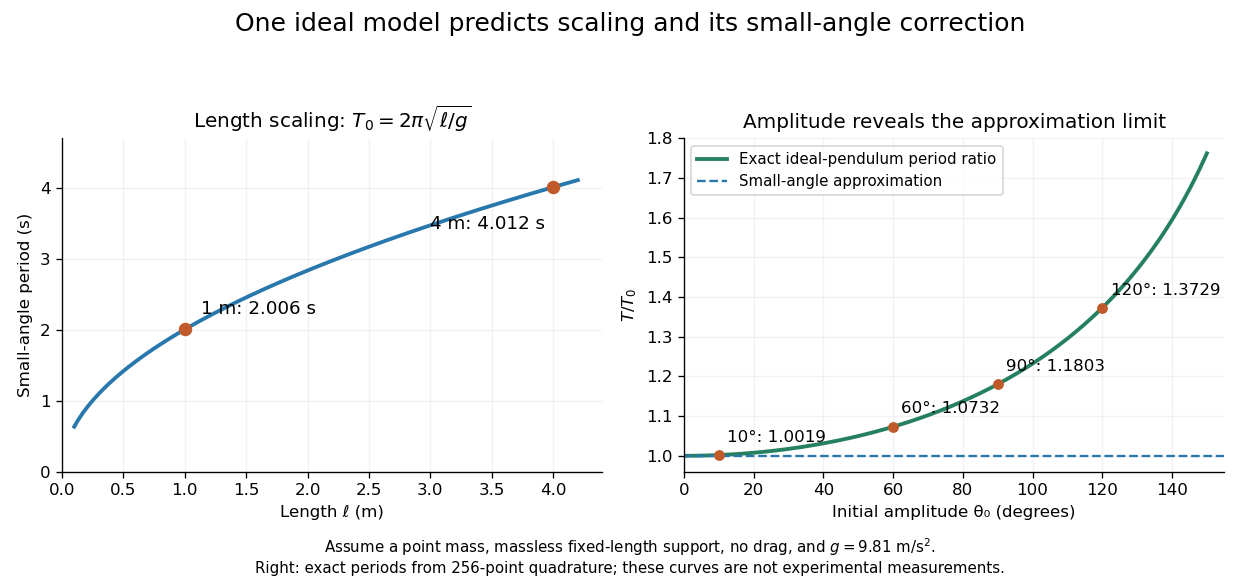

Recreate this plot in Python.
"""Generate pendulum-period-scaling.png in cwd.

Tested with Python 3.14.4, numpy 2.3.5, matplotlib 3.10.7.
Small-angle periods are analytic. Finite-amplitude periods use Gaussian
quadrature of the exact ideal-pendulum elliptic integral, not simulated data.
"""

from pathlib import Path
import matplotlib
matplotlib.use('Agg')
import matplotlib.pyplot as plt
import numpy as np


def period_ratio(theta):
    nodes,weights=np.polynomial.legendre.leggauss(256)
    phi=(nodes+1)*np.pi/4
    k=np.sin(np.asarray(theta)[...,None]/2)
    integral=np.sum(weights*(np.pi/4)/np.sqrt(1-k*k*np.sin(phi)**2),axis=-1)
    return 2*integral/np.pi


def main():
    g=9.81
    length=np.linspace(.1,4.2,400)
    degrees=np.linspace(0,150,400)
    ratio=period_ratio(np.deg2rad(degrees))
    assert np.isclose(period_ratio(0),1,atol=1e-14)
    assert np.isclose(period_ratio(np.pi/2),1.1803405990160962,atol=1e-12)
    fig,axes=plt.subplots(1,2,figsize=(10.5,4.9),dpi=120,facecolor='white')
    axes[0].plot(length,2*np.pi*np.sqrt(length/g),color='#2878ad',lw=2.3)
    for ell in (1,4):
        t=2*np.pi*np.sqrt(ell/g)
        axes[0].scatter(ell,t,c='#c05a2a',s=50,zorder=4)
        axes[0].annotate(f'{ell} m: {t:.3f} s',(ell,t),xytext=(-5,-25) if ell==4 else (10,9),
                         textcoords='offset points',ha='right' if ell==4 else 'left',fontsize=11)
    axes[0].set(xlim=(0,4.4),ylim=(0,4.7),xlabel='Length ℓ (m)',ylabel='Small-angle period (s)',
                title=r'Length scaling: $T_0=2\pi\sqrt{\ell/g}$')
    axes[1].plot(degrees,ratio,color='#24805e',lw=2.3,label='Exact ideal-pendulum period ratio')
    axes[1].axhline(1,color='#2878ad',lw=1.4,ls='--',label='Small-angle approximation')
    for deg in (10,60,90,120):
        r=float(period_ratio(np.deg2rad(deg)))
        axes[1].scatter(deg,r,s=30,c='#c05a2a',zorder=4)
        axes[1].annotate(f'{deg}°: {r:.4f}',(deg,r),xytext=(5,8),textcoords='offset points',fontsize=10)
    axes[1].set(xlim=(0,155),ylim=(.96,1.8),xlabel='Initial amplitude θ₀ (degrees)',ylabel=r'$T/T_0$',
                title='Amplitude reveals the approximation limit')
    axes[1].legend(loc='upper left',fontsize=9)
    for ax in axes:
        ax.set_facecolor('white');ax.grid(alpha=.16)
        ax.spines['top'].set_visible(False);ax.spines['right'].set_visible(False)
    fig.suptitle('One ideal model predicts scaling and its small-angle correction',fontsize=15)
    fig.text(.5,.026,'Assume a point mass, massless fixed-length support, no drag, and '+r'$g=9.81\ \mathrm{m/s^2}$'+'.\n'
             'Right: exact periods from 256-point quadrature; these curves are not experimental measurements.',ha='center',fontsize=9)
    fig.tight_layout(rect=(0,.085,1,.925))
    fig.savefig(Path.cwd()/'pendulum-period-scaling.png',facecolor='white',transparent=False)
    plt.close(fig)
    for deg in (10,60,90,120):
        print(f'Amplitude {deg} degrees: T/T0={float(period_ratio(np.deg2rad(deg))):.10f}')
    print(f'Lengths 1m and4m: {2*np.pi/np.sqrt(g):.10f}s, {4*np.pi/np.sqrt(g):.10f}s')


if __name__=='__main__':
    main()
